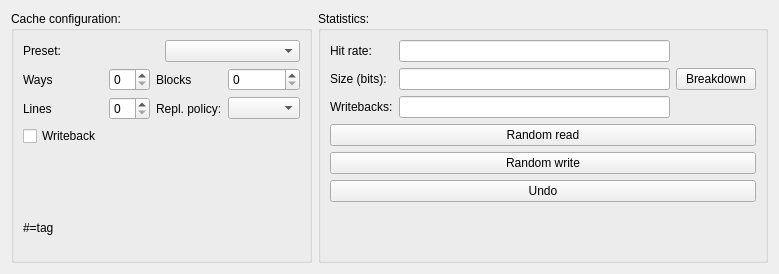
<?xml version="1.0" encoding="UTF-8"?>
<ui version="4.0">
 <class>Ripes::CacheConfigWidget</class>
 <widget class="QWidget" name="Ripes::CacheConfigWidget">
  <property name="geometry">
   <rect>
    <x>0</x>
    <y>0</y>
    <width>779</width>
    <height>274</height>
   </rect>
  </property>
  <property name="windowTitle">
   <string>Form</string>
  </property>
  <layout class="QGridLayout" name="gridLayout_2">
   <item row="0" column="0">
    <layout class="QHBoxLayout" name="horizontalLayout">
     <item>
      <widget class="QGroupBox" name="groupBox">
       <property name="title">
        <string>Cache configuration:</string>
       </property>
       <layout class="QGridLayout" name="gridLayout_3">
        <item row="1" column="0">
         <layout class="QVBoxLayout" name="verticalLayout">
          <item>
           <layout class="QHBoxLayout" name="horizontalLayout_2">
            <item>
             <widget class="QLabel" name="label">
              <property name="text">
               <string>Preset:</string>
              </property>
             </widget>
            </item>
            <item>
             <widget class="QComboBox" name="presets"/>
            </item>
           </layout>
          </item>
          <item>
           <layout class="QGridLayout" name="gridLayout">
            <item row="1" column="2">
             <widget class="QLabel" name="label_3">
              <property name="text">
               <string>Blocks</string>
              </property>
             </widget>
            </item>
            <item row="5" column="0">
             <widget class="QCheckBox" name="writeback">
              <property name="toolTip">
               <string>Setting the valid bit implies a write-back cache</string>
              </property>
              <property name="text">
               <string>Writeback</string>
              </property>
             </widget>
            </item>
            <item row="1" column="1">
             <widget class="QSpinBox" name="ways">
              <property name="maximum">
               <number>10</number>
              </property>
             </widget>
            </item>
            <item row="3" column="1">
             <widget class="QSpinBox" name="lines">
              <property name="maximum">
               <number>10</number>
              </property>
             </widget>
            </item>
            <item row="1" column="0">
             <widget class="QLabel" name="label_2">
              <property name="text">
               <string>Ways</string>
              </property>
             </widget>
            </item>
            <item row="3" column="0">
             <widget class="QLabel" name="label_4">
              <property name="text">
               <string>Lines</string>
              </property>
             </widget>
            </item>
            <item row="1" column="3">
             <widget class="QSpinBox" name="blocks">
              <property name="maximum">
               <number>10</number>
              </property>
             </widget>
            </item>
            <item row="3" column="2">
             <widget class="QLabel" name="label_8">
              <property name="text">
               <string>Repl. policy:</string>
              </property>
             </widget>
            </item>
            <item row="3" column="3">
             <widget class="QComboBox" name="replacementPolicy"/>
            </item>
           </layout>
          </item>
          <item>
           <layout class="QVBoxLayout" name="verticalLayout_2">
            <item>
             <layout class="QHBoxLayout" name="horizontalLayout_4">
              <item>
               <widget class="QLabel" name="indexingText">
                <property name="text">
                 <string/>
                </property>
                <property name="alignment">
                 <set>Qt::AlignCenter</set>
                </property>
               </widget>
              </item>
             </layout>
            </item>
            <item>
             <layout class="QHBoxLayout" name="horizontalLayout_5">
              <item>
               <widget class="QLabel" name="indexingKey">
                <property name="text">
                 <string>#=tag</string>
                </property>
               </widget>
              </item>
             </layout>
            </item>
           </layout>
          </item>
         </layout>
        </item>
       </layout>
      </widget>
     </item>
     <item>
      <widget class="QGroupBox" name="groupBox_2">
       <property name="title">
        <string>Statistics:</string>
       </property>
       <layout class="QGridLayout" name="gridLayout_5">
        <item row="0" column="0">
         <layout class="QGridLayout" name="gridLayout_4">
          <item row="1" column="2">
           <widget class="QPushButton" name="sizeBreakdownButton">
            <property name="text">
             <string>Breakdown</string>
            </property>
           </widget>
          </item>
          <item row="0" column="1">
           <widget class="QLineEdit" name="hitrate"/>
          </item>
          <item row="1" column="0">
           <widget class="QLabel" name="label_6">
            <property name="text">
             <string>Size (bits):</string>
            </property>
           </widget>
          </item>
          <item row="1" column="1">
           <widget class="QLineEdit" name="size"/>
          </item>
          <item row="0" column="0">
           <widget class="QLabel" name="label_5">
            <property name="text">
             <string>Hit rate:</string>
            </property>
           </widget>
          </item>
          <item row="2" column="0">
           <widget class="QLabel" name="label_7">
            <property name="text">
             <string>Writebacks:</string>
            </property>
           </widget>
          </item>
          <item row="2" column="1">
           <widget class="QLineEdit" name="writebacks"/>
          </item>
         </layout>
        </item>
        <item row="1" column="0">
         <widget class="QPushButton" name="randomread">
          <property name="text">
           <string>Random read</string>
          </property>
         </widget>
        </item>
        <item row="4" column="0">
         <spacer name="verticalSpacer">
          <property name="orientation">
           <enum>Qt::Vertical</enum>
          </property>
          <property name="sizeHint" stdset="0">
           <size>
            <width>20</width>
            <height>40</height>
           </size>
          </property>
         </spacer>
        </item>
        <item row="2" column="0">
         <widget class="QPushButton" name="randomwrite">
          <property name="text">
           <string>Random write</string>
          </property>
         </widget>
        </item>
        <item row="3" column="0">
         <widget class="QPushButton" name="undo">
          <property name="text">
           <string>Undo</string>
          </property>
         </widget>
        </item>
       </layout>
      </widget>
     </item>
    </layout>
   </item>
  </layout>
 </widget>
 <resources/>
 <connections/>
</ui>
